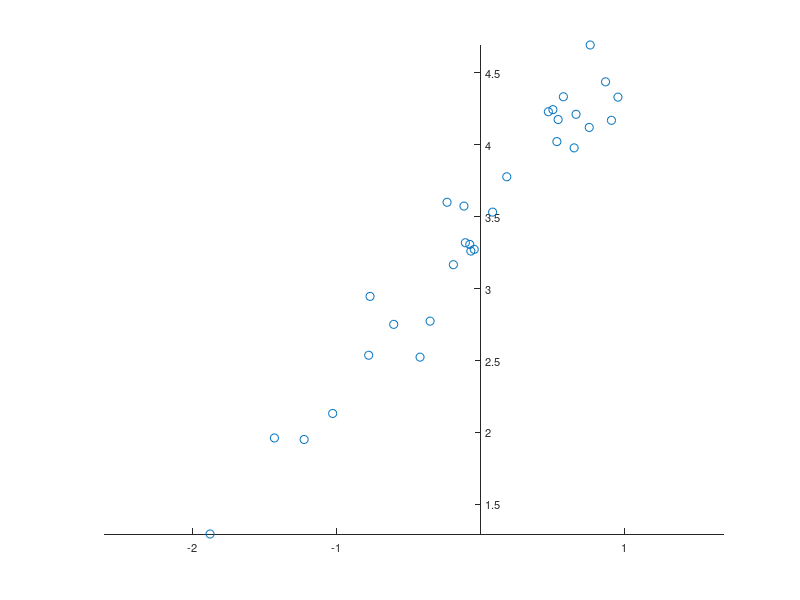
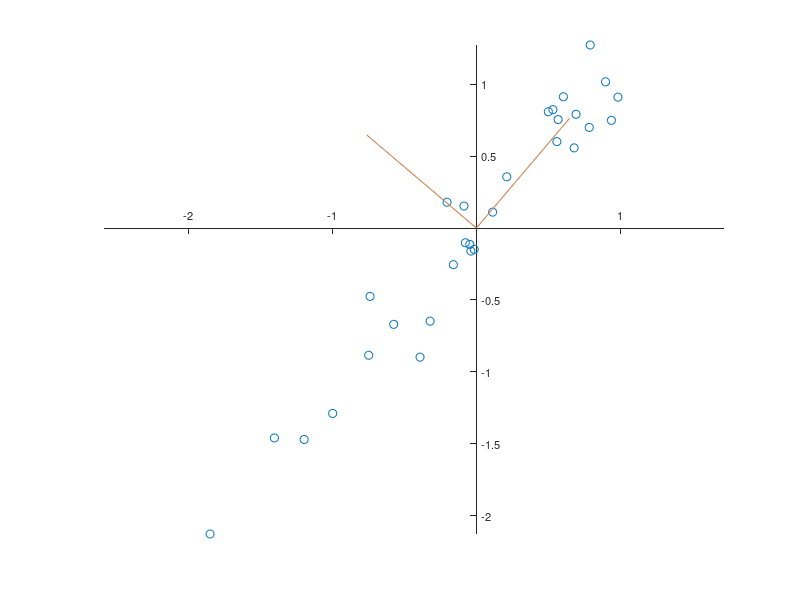

MATLAB code to generate these figures, in order:
clear, clc, close all

rng(0)
data(:,1) = randn(30,1);
data(:,2) = 3.4 + 1.2 * data(:,1);
data(:,2) = data(:,2) + 0.2*randn(size(data(:,1)));
data = sortrows(data,1);

figure
axes('LineWidth',0.6,...
    'FontName','Helvetica',...
    'FontSize',8,...
    'XAxisLocation','Origin',...
    'YAxisLocation','Origin');
line(data(:,1),data(:,2),...
    'LineStyle','None',...
    'Marker','o');
axis equal

data(:,1) = data(:,1)-mean(data(:,1));
data(:,2) = data(:,2)-mean(data(:,2));

C = cov(data)
[V, D]=eig(C)

V

D


figure
axes('LineWidth',0.6,...
    'FontName','Helvetica',...
    'FontSize',8,...
    'XAxisLocation','Origin',...
    'YAxisLocation','Origin');
line(data(:,1),data(:,2),...
    'LineStyle','None',...
    'Marker','o');
line([0 V(1,1)],[0 V(2,1)],...
    'Color',[0.8 0.5 0.3],...
    'LineWidth',0.75);
line([0 V(1,2)],[0 V(2,2)],...
    'Color',[0.8 0.5 0.3],...
    'LineWidth',0.75);
axis equal


newdata = V * data';
newdata = newdata';
newdata = fliplr(newdata)